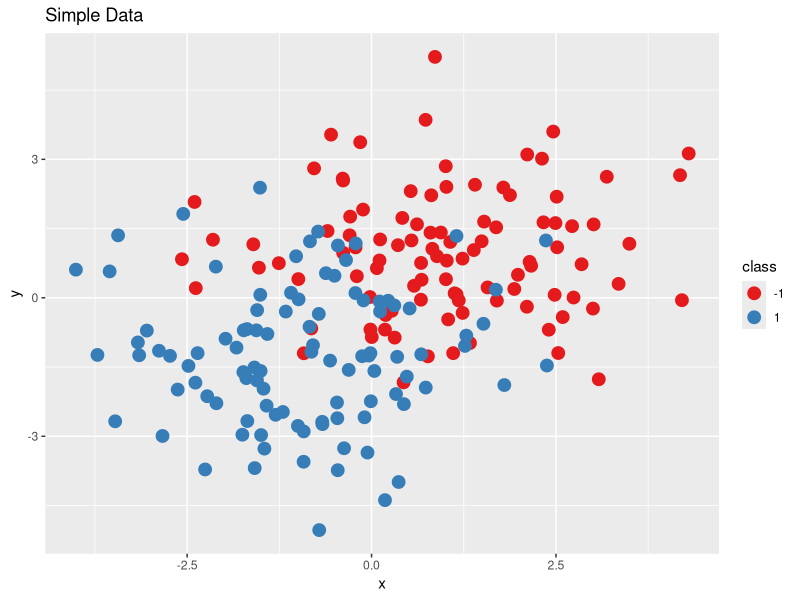
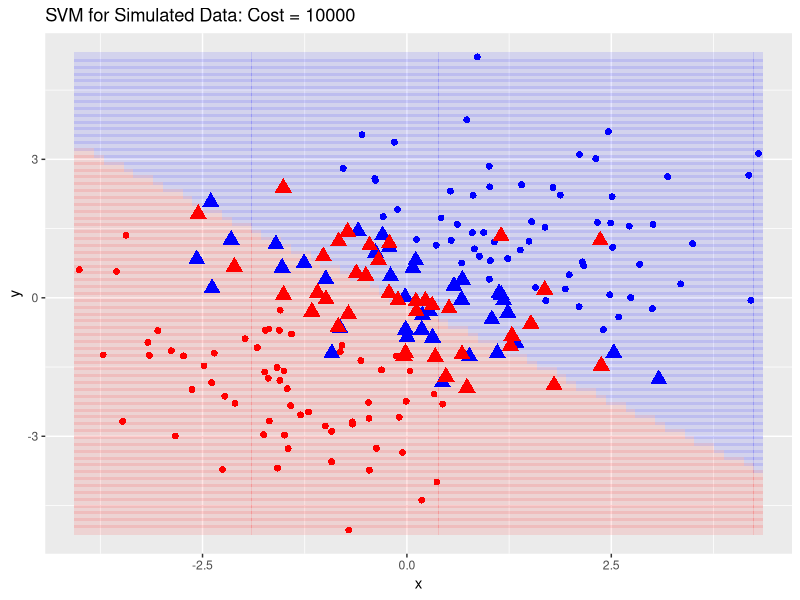
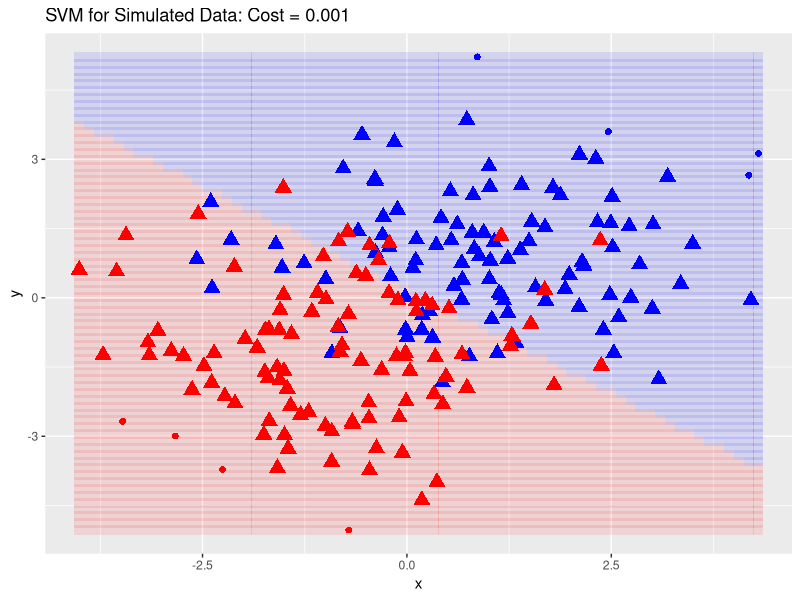
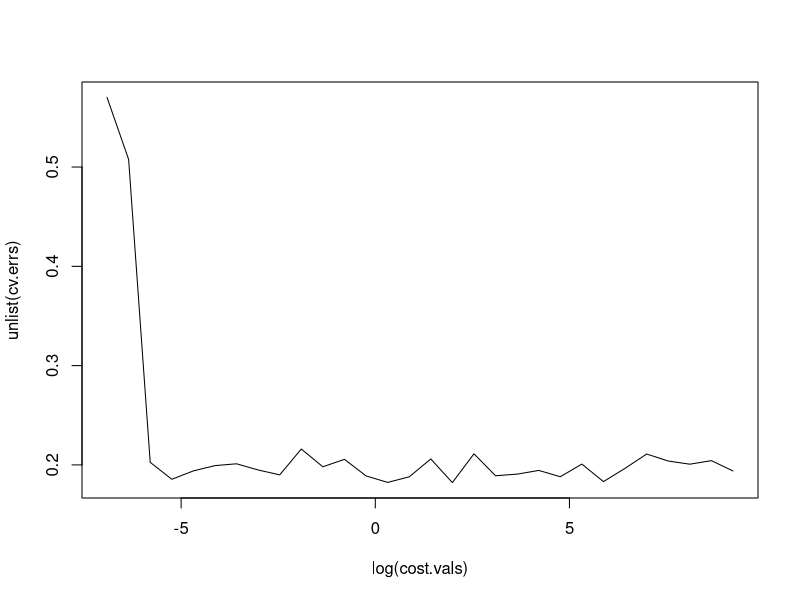

Write R code to recreate these figures, in order. (Note: this script raises an error after producing the figures.)
library(e1071)
library(MASS)
library(ROCR)
library(tidyverse)
library(dplyr)

#######################################################
##build a grid to show the region classifications
## grid size
#######################################################
build.grid <- function(df,GS){
    rng.x <- with(df,range(x))
    rng.y <- with(df,range(y))
    xvals=seq(rng.x[1],rng.x[2],length=GS)
    yvals=seq(rng.y[1],rng.y[2],length=GS)
    grid.xy=expand.grid(xvals,yvals)
    grid.df <- data.frame(x=grid.xy[,1],y=grid.xy[,2],class=0)
}
#######################################################


#######################################################
##simple data
#######################################################
mu0 <- c(1,1)
mu1 <- c(-1,-1)
N <- 100
std.dev<- 4*sqrt(1/5)
vals0 <- mvrnorm(N,mu0,diag(2)*std.dev)
vals1 <- mvrnorm(N,mu1,diag(2)*std.dev)
vals <- rbind(vals0,vals1)
dat.df <- data.frame(label=1:(2*N),x=vals[,1],y=vals[,2],class=factor(rep(c(-1,1),each=N)))

## tune.out=tune(svm,y~.,data=dat.df,kernel="linear",
##               ranges=list(cost=c(0.001, 0.01, 0.1, 1,5,10,100)))
##
##plot the data
gg.train <- ggplot(dat.df,aes(x,y,color=class))+
    geom_point(size=4)+
    scale_color_brewer(palette="Set1")+
  ggtitle("Simple Data")
gg.train



#######################################################
### create the SVM plot
## build a grid
grid.df <- build.grid(dat.df,70)

##cost is the inverse of budget. It's gamma is our second
##minimization, that is, the penality for a total cost of violating
##the margin.


##large C: flexible, small margin. High variance, small bias
C <- 10000
svmfitBigC <-
  svm(class~x+y,data=dat.df,kernel="linear",cost=C,scale=F)

##
svmfit <- svmfitBigC
grid.class <- predict(svmfit,newdata=grid.df)
grid.df <- within(grid.df,class <- factor(grid.class))
dat.df <- within(dat.df,Support <- label %in% svmfit$index)
dat.df <- within(dat.df,Size <- ifelse(Support,5,1))

##
gg.big.svm <-ggplot()+
  geom_point(data=grid.df,aes(x,y,color=factor(class)),shape=15,alpha=.10,size=3)+
  geom_point(data=dat.df,aes(x,y,color=factor(class),shape=Support,size=Size))+
  scale_color_manual(values=c("blue","red"))+
  scale_size(range=c(2,4))+  guides(size=FALSE,shape=F,color=F)+
  ggtitle(sprintf("SVM for Simulated Data: Cost = %s",C))
gg.big.svm


##small C, not flexible, large marign. Low Variance, High Bias
C <- .001000
svmfitSmallC <-
  svm(class~x+y,data=dat.df,kernel="linear",cost=C,scale=F)

svmfit <- svmfitSmallC
##
grid.class <- predict(svmfit,newdata=grid.df)
grid.df <- within(grid.df,class <- factor(grid.class))
dat.df <- within(dat.df,Support <- label %in% svmfit$index)
dat.df <- within(dat.df,Size <- ifelse(Support,5,1))
##
gg.small.svm <- ggplot()+
  geom_point(data=grid.df,aes(x,y,color=class),shape=15,alpha=.10,size=3)+
  geom_point(data=dat.df,aes(x,y,color=factor(class),shape=Support,size=Size))+
  scale_color_manual(values=c("blue","red"))+
  scale_size(range=c(2,4))+ guides(size=FALSE,shape=F,color=F)+
    ggtitle(sprintf("SVM for Simulated Data: Cost = %s",C))
gg.small.svm

#######################################################
## Performance
## Estimate error with CV
#######################################################
cv.svm <- function(C,K,df){
    N <- nrow(df)
    folds <- sample(1:K,N,rep=T)
    errs <- rep(0,K)
    for(k in 1:K){
        train <- !folds==k
        test <-  folds==k
        svmfit <-
            svm(class~x+y,data=df[train,],kernel="linear",cost=C,scale=T)
        pred.svm <- predict(svmfit,newdata=df[test,])
    pred.svm
        errs[k] <- with(dat.df[test,],mean(class!=pred.svm))
    }
    mean(errs)
}

cv.svm(10,5,dat.df)
cv.svm(100,5,dat.df)
cv.svm(1000,5,dat.df)

cost.vals <- 10^seq(-3,4,length=30)
cv.errs <- lapply(cost.vals,function(x) cv.svm(x,5,dat.df))
plot(log(cost.vals),unlist(cv.errs),type="l")

idx <- which.min(cv.errs)
cost.vals[idx]

#######################################################
## Tuning...
## svm will cross-validate to find optimnal choice of cost
#######################################################
svm.tuned <- tune.svm(class~x+y,data=dat.df,kernel="linear",scale=T,
                      ##include a s
                     cost=cost.vals)
##extract the optimal cost
(cost.opt <- svm.tuned$best.model$cost)

##extract the best model
svmfit.best <- svm.tuned$best.model

##try this on our cross-validation function
cv.svm(cost.opt,10,dat.df)


#######################################################
## ROC Curve ..... trick is to return the fitted values
#######################################################
C <- .0100000
##note the extra argument
svmfit <-
    svm(class~x+y,data=dat.df,kernel="linear",cost=C,scale=F,decision.values=T)
##get the fitted values
fitted <- svmfit$decision.values

##ROC curve
M <- 100
rng <- range(fitted)
fp <- rep(0,M)
tp <- rep(0,M)

t.vals <- seq(rng[1],rng[2],length=M)
for(i in 1:M){
  pred <- fitted>=t.vals[i]
  tp[i]<-with(dat.df,sum(class== -1 & pred)/sum(class== -1))
  fp[i]<-with(dat.df,sum(class== +1 & pred)/sum(class== +1))
}

df.roc <- data.frame(tp,fp)
##remove redundant values
df.roc <- ddply(df.roc,.(fp),summarize,tp=min(tp))

df.roc <- df.roc%>%
    group_by(fp)%>%
    summarize(tp=min(tp))

ggplot(df.roc,aes(fp,tp))+geom_point(color="red")+geom_step(color="red")+
  ggtitle(sprintf("ROC Cost=%s",C))

############################################
## Cross Validate to get a better ROC curve
############################################
roc.svm.cv <- function(df,C){
    N <- nrow(df)
    folds <- sample(1:K,N,rep=T)
    M <- 100
    fp <- matrix(nrow=K,ncol=M)
    tp <- matrix(nrow=K,ncol=M)
    for(k in 1:K){
        train <- !folds==k
        test <-  folds==k
        svmfit <-
            svm(class~x+y,data=df[train,],kernel="linear",cost=C,scale=T)
        pred.svm <-
            predict(svmfit,newdata=df[test,],decision.values=T)
        ##this was annoying...here's how to ge the fitted values from predict
        fitted <-attr(pred.svm,"decision.values")
        rng <- range(fitted)
        t.vals <- seq(rng[1],rng[2],length=M)
        for(i in 1:M){
            pred <- fitted>t.vals[i]
            tp[k,i]<-with(df[test,],sum(class== -1 & pred)/sum(class== -1))
            fp[k,i]<-with(df[test,],sum(class== +1 & pred)/sum(class== +1))
        }
    }
    ##columns to average over all the CV folds
    tp<- colMeans(tp)
    fp <- colMeans(fp)
    ##return
    df.ret <- data.frame(fp,tp)
    ddply(df.ret,.(fp),summarize,tp=min(tp))
}

df.roc<- roc.svm.cv(dat.df,1000)

ggplot(df.roc,aes(fp,tp))+geom_point(color="red")+geom_step(color="red")+
  ggtitle(sprintf("ROC (Cross Validated) Cost=%s",C))

##compute area under the curve as a measuro of ROC
df.roc <- within(df.roc,fp2 <- c(fp[-1],fp[nrow(df.roc)]))
df.roc <- within(df.roc,del.fp <- fp2-fp)
(auc <- with(df.roc,sum(tp*del.fp)))


#######################################################
## More complicated example
##
## generate values according to ESL example page 21
## n means at (1,0) and 10 at (-1,0) with sigma=Id
#######################################################
##fixed std.dev for samples
std.dev<- sqrt(1/5)
#######################################################
## generate means for classes 0 and 1
#######################################################
n <- 10
mu0 <- mvrnorm(n,c(0,1),diag(1,2))
mu1 <- mvrnorm(n,c(1,0),diag(1,2))

#######################################################
## Create a training data frame for classificaton
## sample the means  N times each to build the training data set for
## each of the classes
#######################################################
N <- 200
rnds <- sample(1:n,N,rep=T)

vals0<- t(apply(mu0[rnds,],1,function(mu) mvrnorm(1,mu,diag(2)*std.dev)))
vals1 <- t(apply(mu1[rnds,],1,function(mu) mvrnorm(1,mu,diag(2)*std.dev)))
vals <- rbind(vals1,vals0)

##put in a data frame
dat.df <-
    data.frame(label=factor(1:(2*N)),x=vals,class=factor(rep(c(1,-1),each=N)))
names(dat.df)[2:3] <- c("x","y")


##plot the data
gg.train <- ggplot(dat.df,aes(x,y,color=class))+
    geom_point(size=3)+
    scale_color_brewer(palette="Set1")+
  ggtitle("Mixed Gaussian Data--Train")
gg.train

grid.df <- build.grid(dat.df,50)
names(grid.df)

#######################################################
## Bayes Classifier Following ESL description pages 17.
## pt is an (x, y) point
## returns the Bayes Classifier probabilityn of Class==1
## mu1, mu0  n means defining centers of Gaussians for classes 0,1
## fixed std.dev s. No correlation in covariance matrix
#######################################################
bayes.class <- function(pt){
  p0 <- mean(dnorm(pt[1],mu0[,1],std.dev)*dnorm(pt[2],mu0[,2],std.dev))
  p1 <- mean(dnorm(pt[1],mu1[,1],std.dev)*dnorm(pt[2],mu1[,2],std.dev))
  p1/(p0+p1)
}


grid.xy <- with(grid.df,matrix(c(x,y),nrow=nrow(grid.df)))
bayes.prob=apply(grid.xy,1,bayes.class)
##
grid.df <- within(grid.df,class <-
                  factor(ifelse(bayes.prob>0.5,1,-1)))
grid.df <- within(grid.df,prob <-bayes.prob)


gg.bayes <- ggplot()+
    geom_point(data=grid.df,aes(x,y,color=class),shape=15,size=5,alpha=.50)+
    stat_contour(data=grid.df,aes(x,y,z=prob),breaks=c(.5))+
    geom_point(data=dat.df,aes(x,y,color=factor(class)),size=4)+
    scale_color_brewer(palette="Set1")+
    ggtitle("Bayes Decision Bounndary")
gg.bayes

##Bayes Error Rate...this is the theoretical optimal classification
bayes.prob=with(dat.df,apply(cbind(x,y),1,bayes.class))
bayes.pred=bayes.prob>0.5
err.bayes <- with(dat.df,mean((class==1)!=bayes.pred))
err.bayes


#################################
## SVM with a linear kernel
################################
cost.vals <- 10^seq(-2,4,length=10)
svmfit.tune <- tune.svm(class~x+y,data=dat.df,kernel="linear",cost=cost.vals,scale=T)

svmfit.lin <- svmfit.tune$best.model
svmfit.lin

### recreate the SVM plot
grid2.df <- build.grid(dat.df,70)
##
grid.class <- predict(svmfit.lin,newdata=grid2.df)
grid2.df <- within(grid2.df,class <- factor(grid.class))

dat.df <- within(dat.df,Support <- label %in% svmfit.lin$index)
dat.df <- within(dat.df,Size <- ifelse(Support,5,1))

gg.bayes <- ggplot()+
  geom_point(data=grid2.df,aes(x,y,color=class),shape=15,size=5,alpha=.20)+
  stat_contour(data=grid.df,aes(x,y,z=prob),breaks=c(.5))+
  geom_point(data=dat.df,aes(x,y,color=factor(class),shape=Support,size=Size))+
  scale_size(range=c(2,4))+ guides(size=FALSE,shape=F,color=F)+
    scale_color_brewer(palette="Set1")+
    ggtitle("Bayes Decision Bounndary and SVM (Linear Kernel)")
gg.bayes

svm.pred <- predict(svmfit.lin,data=dat.df)
err.lin <- with(dat.df,mean( (class != svm.pred)))
err.lin

c(err.bayes,err.lin)
#######################################################
## Use a radial kernel
#######################################################
svm.tuned <- tune.svm(class~x+y,data=dat.df,kernel="radial",scale=T,
                     cost=cost.vals,gamma=.25)

svmfit.rad <- svm.tuned$best.model

### recreate the SVM plot
grid2.df <- build.grid(dat.df,70)
##
grid.class <- predict(svmfit.rad,newdata=grid2.df)
grid2.df <- within(grid2.df,class <- factor(grid.class))

dat.df <- within(dat.df,Support <- label %in% svmfit.rad$index)
dat.df <- within(dat.df,Size <- ifelse(Support,5,1))

gg.bayes <- ggplot()+
  geom_point(data=grid2.df,aes(x,y,color=class),shape=15,size=5,alpha=.20)+
  stat_contour(data=grid.df,aes(x,y,z=prob),breaks=c(.5))+
  geom_point(data=dat.df,aes(x,y,color=factor(class),shape=Support,size=Size))+
  scale_size(range=c(2,4))+ guides(size=FALSE,shape=F,color=F)+
    scale_color_brewer(palette="Set1")+
    ggtitle("Bayes Decision Bounndary SVM (Radial Kernel)")
gg.bayes

svm.pred <- predict(svmfit.rad,data=dat.df)
err.rad <- with(dat.df,mean( (class != svm.pred)))
err.rad

c(err.bayes,err.lin,err.rad)
